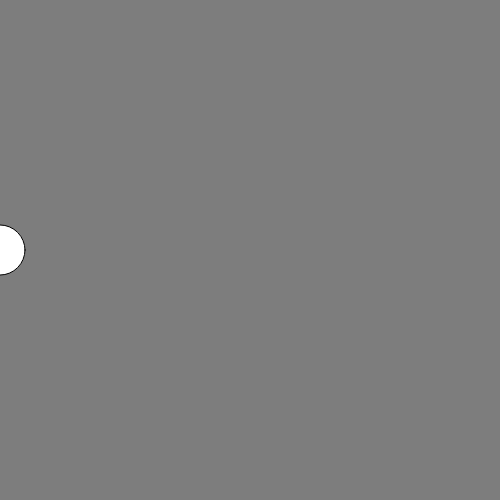
Frame 1 (no input)
Frame 60 (no input): identical to frame 1, image omitted
Frame 120 (the mouse pressed at the canvas centre since frame 60): identical to frame 1, image omitted

The p5.js sketch that drew this single still picture (run headless with seeded random() and noise() and a simulated clock; from frame 60 on, the mouse is pressed at the canvas centre):

// p5.js sketch
// ── sketch.js
let x_position = 0;

function setup() {
  createCanvas(500, 500);
}

function draw() {
  background(125);
  ellipse(x_position, 250, 50);
}
